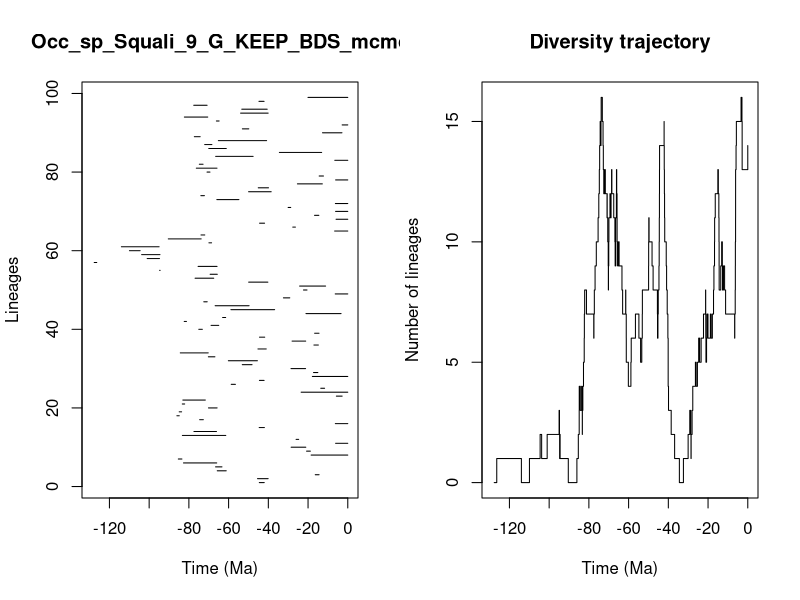

Here is the R script that generated this plot:


pdf(file='../Results/Species/5_MA_bins_EP/pyrate_mcmc_logs/Occ_sp_Squali_9_G_KEEP_BDS_mcmc_LTT.pdf',width=0.6*20, height=0.6*10)
title = "Occ_sp_Squali_9_G_KEEP_BDS_mcmc"
ts=c(44.544689777079256, 45.440613100289326,16.377143608932787,65.71271722367501,66.56597897969898,82.71001501164419,85.31610149938884,18.455548260102525,20.749849763492325,28.517909990199538,6.129340001139633,26.01929721312755,83.27687376502223,77.45454023534982,44.6056214486505,6.264116153894132,74.57195838483511,86.03221522831274,84.87368832666567,70.13567238451104,83.31599659006216,83.03659643826076,5.74494365313668,23.484484964077364,13.609448050046572,58.68269901930534,44.48077523683412,17.8343784808733,17.24402374459003,28.58980531434339,53.11543212869766,60.1260609491665,70.19731402594488,84.32619177595498,45.223890017880564,17.045925154447488,28.041374980212154,44.45053661945394,16.688259582222596,75.0064576729267,68.82573165795621,82.34502617514288,63.006413159895885,21.053606012921005,58.84464872074057,66.77560392156317,72.4965235156743,32.400575216741004,6.325161136348862,22.294381009683324,24.24327525658709,49.90155921415386,76.88028010165905,69.29340763013977,94.72613818160883,75.35680469663049,127.66121934691816,100.99775698854614,103.78213700409472,109.9217289820997,113.97773036729441,69.90777689895664,90.36193495914145,73.89878765416779,6.620656761849609,27.693098809663713,44.41248494264423,5.900105713940653,16.742032209213914,6.143313014135547,30.031342464008855,6.24504634547499,65.92451911548241,73.96894273522845,49.93425564627879,45.07459247660412,25.35674085078796,6.1272229641833516,14.40833168106795,70.86451859372043,76.26002499921724,74.74151887552,6.542097514565546,66.51822215184778,34.43806948406935,69.99059833916526,72.03519096967754,65.15805923381674,77.25376216473776,12.726513871535783,53.06598645345424,2.834542912569769,66.1474372826402,82.27425266453568,53.96417694250056,53.364988436820305,77.55009091025795,44.71504801321204,20.03837578998246)
te=c(42.05873790414151, 40.08334181066155,14.435498771529524,61.18642256808985,63.34379317168333,65.98453724305176,83.50947351045501,0.0,18.836436897481637,21.130960195054527,0.0,24.72469351038353,61.41526005802399,66.1023038064477,41.98219530492912,0.0,72.72446816043289,84.84880615418204,83.65801662956443,65.78627846725311,82.12226712967808,71.72060638734135,2.8358878783453623,0.0,11.67232048953725,56.56291184079255,42.119663125436304,0.0,15.075357254641695,21.24270751954595,48.19524554859375,45.49946489347589,66.89450513641324,70.262395245818,41.05411135578938,14.81913471719623,21.184522623098253,41.81523786445721,14.488870064669426,73.2302017005935,64.96676154192993,81.2182856005556,61.47819810877039,3.382915418350898,36.830400821925465,49.68856858108646,70.77079427013257,29.20248930067303,0.0,20.523119110022655,11.16411138040522,40.22808921670818,67.48340007731025,65.69339788946489,94.47782972831526,65.81322997236641,126.38078212494865,94.7997423192405,94.55522817058728,104.54276462510563,94.99182859568036,68.57524714937466,73.81429987061404,72.00127215928755,0.0,26.366775343068692,41.892589479426356,0.0,14.564975583619727,0.0,28.719514126024915,0.0,54.81697939292496,72.17022505118952,38.55696901380608,39.9068924898722,12.807964360201414,0.0,12.238236801977074,69.38040447171798,65.84613483208093,72.86127233974857,0.0,47.66301178818516,13.149141279531365,61.167713169673725,68.41949898355723,40.87139670523034,74.31578651935895,2.9315494234264605,49.83643985527167,0.0,64.77725386075342,70.49912930964726,40.08273558169944,40.56234000530231,70.819320050963,42.12954692054313,0.0)
div_traj=c(0, 1,0,1,2,1,2,3,2,1,2,1,0,1,2,3,4,3,4,3,2,3,4,5,6,7,8,7,6,7,8,9,10,11,12,13,14,15,14,15,16,15,14,13,12,13,12,13,12,11,12,11,10,9,8,9,10,11,12,11,12,13,12,11,10,9,10,11,12,13,12,11,12,11,10,9,10,9,10,9,8,7,8,7,6,5,4,5,6,7,6,5,6,7,8,9,10,11,10,9,8,7,6,7,8,9,10,11,12,13,14,15,14,13,12,11,10,9,8,7,6,5,4,3,2,1,0,1,2,3,2,1,2,3,4,5,4,5,6,5,6,7,8,7,6,5,6,7,6,7,6,7,8,9,10,11,12,13,12,11,10,9,8,9,10,9,8,9,8,7,6,7,8,9,10,11,12,13,14,15,16,15,14,13,14)
time_events=c(127.66121934691816, 126.38078212494865,113.97773036729441,109.9217289820997,104.54276462510563,103.78213700409472,100.99775698854614,94.99182859568036,94.7997423192405,94.72613818160883,94.55522817058728,94.47782972831526,90.36193495914145,86.03221522831274,85.31610149938884,84.87368832666567,84.84880615418204,84.32619177595498,83.65801662956443,83.50947351045501,83.31599659006216,83.27687376502223,83.03659643826076,82.71001501164419,82.34502617514288,82.27425266453568,82.12226712967808,81.2182856005556,77.55009091025795,77.45454023534982,77.25376216473776,76.88028010165905,76.26002499921724,75.35680469663049,75.0064576729267,74.74151887552,74.57195838483511,74.31578651935895,73.96894273522845,73.89878765416779,73.81429987061404,73.2302017005935,72.86127233974857,72.72446816043289,72.4965235156743,72.17022505118952,72.03519096967754,72.00127215928755,71.72060638734135,70.86451859372043,70.819320050963,70.77079427013257,70.49912930964726,70.262395245818,70.19731402594488,70.13567238451104,69.99059833916526,69.90777689895664,69.38040447171798,69.29340763013977,68.82573165795621,68.57524714937466,68.41949898355723,67.48340007731025,66.89450513641324,66.77560392156317,66.56597897969898,66.51822215184778,66.1474372826402,66.1023038064477,65.98453724305176,65.92451911548241,65.84613483208093,65.81322997236641,65.78627846725311,65.71271722367501,65.69339788946489,65.15805923381674,64.96676154192993,64.77725386075342,63.34379317168333,63.006413159895885,61.47819810877039,61.41526005802399,61.18642256808985,61.167713169673725,60.1260609491665,58.84464872074057,58.68269901930534,56.56291184079255,54.81697939292496,53.96417694250056,53.364988436820305,53.11543212869766,53.06598645345424,49.93425564627879,49.90155921415386,49.83643985527167,49.68856858108646,48.19524554859375,47.66301178818516,45.49946489347589,45.440613100289326,45.223890017880564,45.07459247660412,44.71504801321204,44.6056214486505,44.544689777079256,44.48077523683412,44.45053661945394,44.41248494264423,42.12954692054313,42.119663125436304,42.05873790414151,41.98219530492912,41.892589479426356,41.81523786445721,41.05411135578938,40.87139670523034,40.56234000530231,40.22808921670818,40.08334181066155,40.08273558169944,39.9068924898722,38.55696901380608,36.830400821925465,34.43806948406935,32.400575216741004,30.031342464008855,29.20248930067303,28.719514126024915,28.58980531434339,28.517909990199538,28.041374980212154,27.693098809663713,26.366775343068692,26.01929721312755,25.35674085078796,24.72469351038353,24.24327525658709,23.484484964077364,22.294381009683324,21.24270751954595,21.184522623098253,21.130960195054527,21.053606012921005,20.749849763492325,20.523119110022655,20.03837578998246,18.836436897481637,18.455548260102525,17.8343784808733,17.24402374459003,17.045925154447488,16.742032209213914,16.688259582222596,16.377143608932787,15.075357254641695,14.81913471719623,14.564975583619727,14.488870064669426,14.435498771529524,14.40833168106795,13.609448050046572,13.149141279531365,12.807964360201414,12.726513871535783,12.238236801977074,11.67232048953725,11.16411138040522,6.620656761849609,6.542097514565546,6.325161136348862,6.264116153894132,6.24504634547499,6.143313014135547,6.129340001139633,6.1272229641833516,5.900105713940653,5.74494365313668,3.382915418350898,2.9315494234264605,2.8358878783453623,2.834542912569769,0.0)
                par(mfrow=c(1,2))
                L = length(ts)
                plot(ts, 1:L , xlim=c(-max(ts)-1,0), pch=20, type="n", main=title,xlab="Time (Ma)",ylab="Lineages")
                for (i in 1:L){segments(x0=-te[i],y0=i,x1=-ts[i],y1=i)}    
                t = -time_events
                plot(div_traj ~ t,type="s", main = "Diversity trajectory",xlab="Time (Ma)",ylab="Number of lineages",xlim=c(-max(ts)-1,0))
                abline(v=c(65,200,251,367,445),lty=2,col="gray")
                